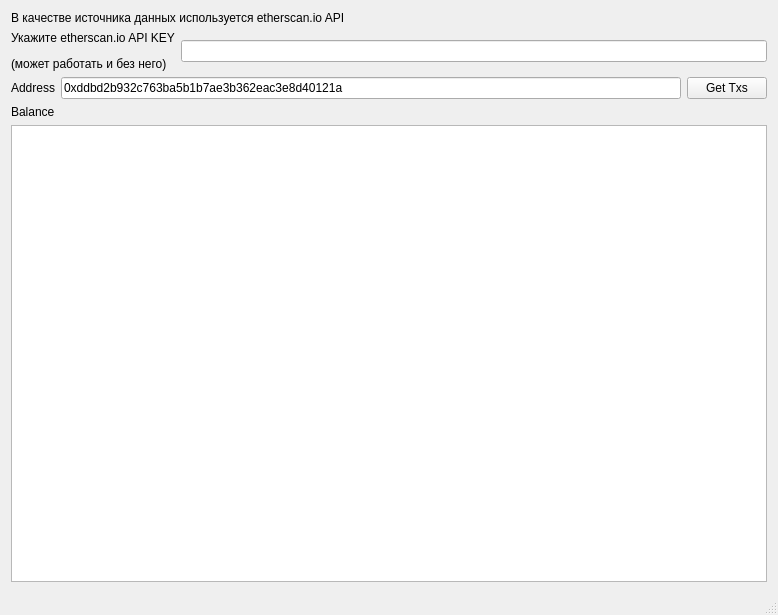
<?xml version="1.0" encoding="UTF-8"?>
<ui version="4.0">
 <class>MainWindow</class>
 <widget class="QMainWindow" name="MainWindow">
  <property name="geometry">
   <rect>
    <x>0</x>
    <y>0</y>
    <width>778</width>
    <height>615</height>
   </rect>
  </property>
  <property name="windowTitle">
   <string>Blockone Desktop</string>
  </property>
  <widget class="QWidget" name="centralWidget">
   <layout class="QVBoxLayout" name="verticalLayout_2">
    <item>
     <layout class="QVBoxLayout" name="verticalLayout">
      <item>
       <widget class="QLabel" name="label_2">
        <property name="text">
         <string>В качестве источника данных используется etherscan.io API</string>
        </property>
       </widget>
      </item>
      <item>
       <layout class="QHBoxLayout" name="horizontalLayout_2">
        <item>
         <widget class="QLabel" name="label_3">
          <property name="text">
           <string>&lt;html&gt;&lt;head/&gt;&lt;body&gt;&lt;p&gt;Укажите etherscan.io API KEY&lt;/p&gt;&lt;p&gt;(может работать и без него)&lt;/p&gt;&lt;/body&gt;&lt;/html&gt;</string>
          </property>
         </widget>
        </item>
        <item>
         <widget class="QLineEdit" name="lineEdit_2"/>
        </item>
       </layout>
      </item>
      <item>
       <layout class="QHBoxLayout" name="horizontalLayout">
        <property name="sizeConstraint">
         <enum>QLayout::SetMinimumSize</enum>
        </property>
        <item>
         <widget class="QLabel" name="label">
          <property name="text">
           <string>Address</string>
          </property>
         </widget>
        </item>
        <item>
         <widget class="QLineEdit" name="lineEdit">
          <property name="text">
           <string>0xddbd2b932c763ba5b1b7ae3b362eac3e8d40121a</string>
          </property>
         </widget>
        </item>
        <item>
         <widget class="QPushButton" name="pushButton">
          <property name="text">
           <string>Get Txs</string>
          </property>
         </widget>
        </item>
       </layout>
      </item>
      <item>
       <layout class="QHBoxLayout" name="horizontalLayout_3">
        <item>
         <widget class="QLabel" name="label_4">
          <property name="sizePolicy">
           <sizepolicy hsizetype="Preferred" vsizetype="Minimum">
            <horstretch>0</horstretch>
            <verstretch>0</verstretch>
           </sizepolicy>
          </property>
          <property name="text">
           <string>Balance</string>
          </property>
         </widget>
        </item>
        <item>
         <widget class="QLabel" name="label_5">
          <property name="sizePolicy">
           <sizepolicy hsizetype="Preferred" vsizetype="Maximum">
            <horstretch>0</horstretch>
            <verstretch>0</verstretch>
           </sizepolicy>
          </property>
          <property name="text">
           <string/>
          </property>
         </widget>
        </item>
       </layout>
      </item>
     </layout>
    </item>
    <item>
     <widget class="QTableView" name="tableView">
      <property name="editTriggers">
       <set>QAbstractItemView::NoEditTriggers</set>
      </property>
     </widget>
    </item>
   </layout>
  </widget>
  <widget class="QStatusBar" name="statusBar"/>
 </widget>
 <layoutdefault spacing="6" margin="11"/>
 <resources/>
 <connections/>
</ui>
